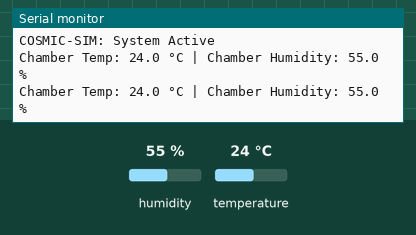
Bench run of a sketch on a simulated Arduino Uno, built with avr-gcc and run on an emulated ATmega328P. Parts: the last lines printed to the serial monitor. The test bench sets the inputs (shaded band); at power-on: humidity 55 %, temperature 24 °C.

Above: at 2.8 s.
2.9 s: humidity set to 22 %
At 4.7 s:
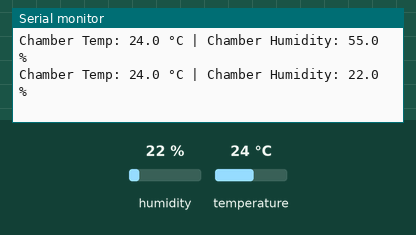
5.6 s: temperature set to 12 °C
At 6.4 s:
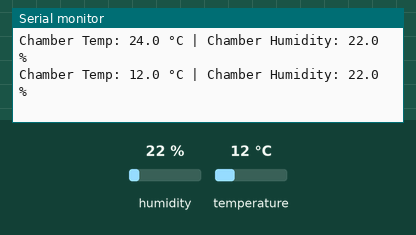
8.3 s: humidity set to 40 %
At 11.1 s:
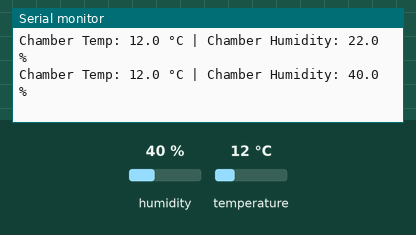
Timing chart, 0 to 12.6 s (numbered marks = the images above; inputs shaded):
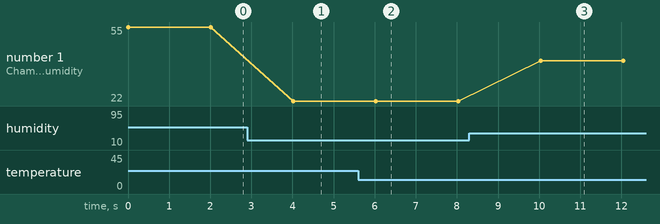

Measured:
- after the input at 2.9 s, the serial monitor: prints a new line after 1.1 s (image 1)
- after the input at 5.6 s, the serial monitor: prints a new line after 0.42 s (image 2)
- after the input at 8.3 s, the serial monitor: prints a new line after 1.7 s (image 3)
- plotted number 1: 55 → 22 after the input at 2.9 s, 22 → 40 after the input at 8.3 s

The sketch:

cosmic_sim.ino
```cpp
#include "DHT.h"

#define DHTPIN 15
#define DHTTYPE DHT22

DHT dht(DHTPIN, DHTTYPE);

void setup() {
  Serial.begin(115200);
  dht.begin();
  Serial.println("COSMIC-SIM: System Active");
}

void loop() {
  float h = dht.readHumidity();
  float t = dht.readTemperature();

  Serial.print("Chamber Temp: ");
  Serial.print(t, 1);
  Serial.print(" °C | Chamber Humidity: ");
  Serial.print(h, 1);
  Serial.println(" %");

  delay(2000);
}
```
